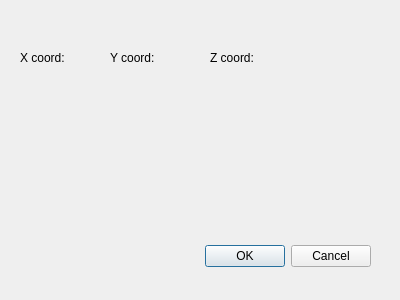
<?xml version="1.0" encoding="UTF-8"?>
<ui version="4.0">
 <class>Dialog</class>
 <widget class="QDialog" name="Dialog">
  <property name="geometry">
   <rect>
    <x>0</x>
    <y>0</y>
    <width>400</width>
    <height>300</height>
   </rect>
  </property>
  <property name="windowTitle">
   <string>Dialog</string>
  </property>
  <widget class="QDialogButtonBox" name="buttonBox">
   <property name="geometry">
    <rect>
     <x>30</x>
     <y>240</y>
     <width>341</width>
     <height>32</height>
    </rect>
   </property>
   <property name="orientation">
    <enum>Qt::Horizontal</enum>
   </property>
   <property name="standardButtons">
    <set>QDialogButtonBox::Cancel|QDialogButtonBox::Ok</set>
   </property>
  </widget>
  <widget class="QLabel" name="xLabel">
   <property name="geometry">
    <rect>
     <x>20</x>
     <y>50</y>
     <width>71</width>
     <height>16</height>
    </rect>
   </property>
   <property name="text">
    <string>X coord:</string>
   </property>
  </widget>
  <widget class="QLabel" name="yLabel">
   <property name="geometry">
    <rect>
     <x>110</x>
     <y>50</y>
     <width>71</width>
     <height>16</height>
    </rect>
   </property>
   <property name="text">
    <string>Y coord:</string>
   </property>
  </widget>
  <widget class="QLabel" name="zLabel">
   <property name="geometry">
    <rect>
     <x>210</x>
     <y>50</y>
     <width>81</width>
     <height>16</height>
    </rect>
   </property>
   <property name="text">
    <string>Z coord:</string>
   </property>
  </widget>
  <widget class="QLabel" name="label_4">
   <property name="geometry">
    <rect>
     <x>40</x>
     <y>70</y>
     <width>49</width>
     <height>16</height>
    </rect>
   </property>
   <property name="text">
    <string/>
   </property>
  </widget>
  <widget class="QLabel" name="label_5">
   <property name="geometry">
    <rect>
     <x>110</x>
     <y>70</y>
     <width>49</width>
     <height>16</height>
    </rect>
   </property>
   <property name="text">
    <string/>
   </property>
  </widget>
  <widget class="QLabel" name="label_6">
   <property name="geometry">
    <rect>
     <x>170</x>
     <y>70</y>
     <width>49</width>
     <height>16</height>
    </rect>
   </property>
   <property name="text">
    <string/>
   </property>
  </widget>
 </widget>
 <resources/>
 <connections>
  <connection>
   <sender>buttonBox</sender>
   <signal>accepted()</signal>
   <receiver>Dialog</receiver>
   <slot>accept()</slot>
   <hints>
    <hint type="sourcelabel">
     <x>248</x>
     <y>254</y>
    </hint>
    <hint type="destinationlabel">
     <x>157</x>
     <y>274</y>
    </hint>
   </hints>
  </connection>
  <connection>
   <sender>buttonBox</sender>
   <signal>rejected()</signal>
   <receiver>Dialog</receiver>
   <slot>reject()</slot>
   <hints>
    <hint type="sourcelabel">
     <x>316</x>
     <y>260</y>
    </hint>
    <hint type="destinationlabel">
     <x>286</x>
     <y>274</y>
    </hint>
   </hints>
  </connection>
 </connections>
</ui>
